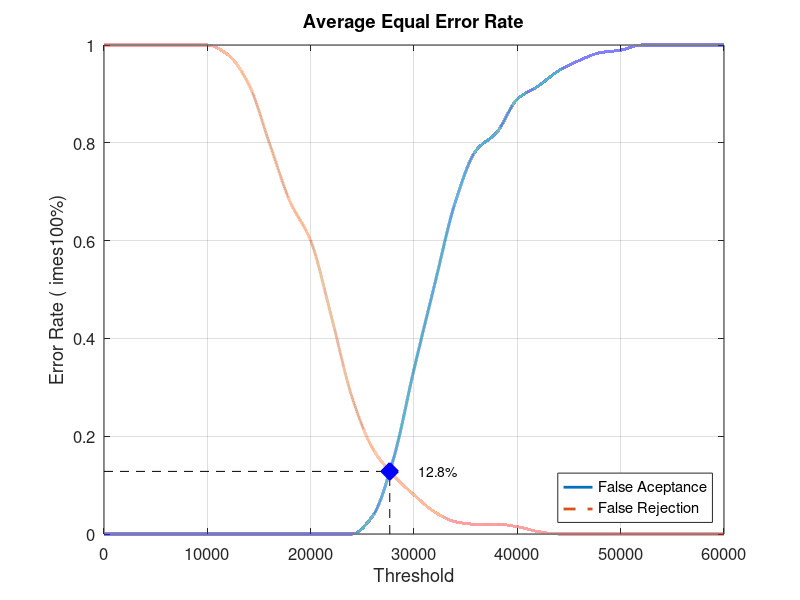
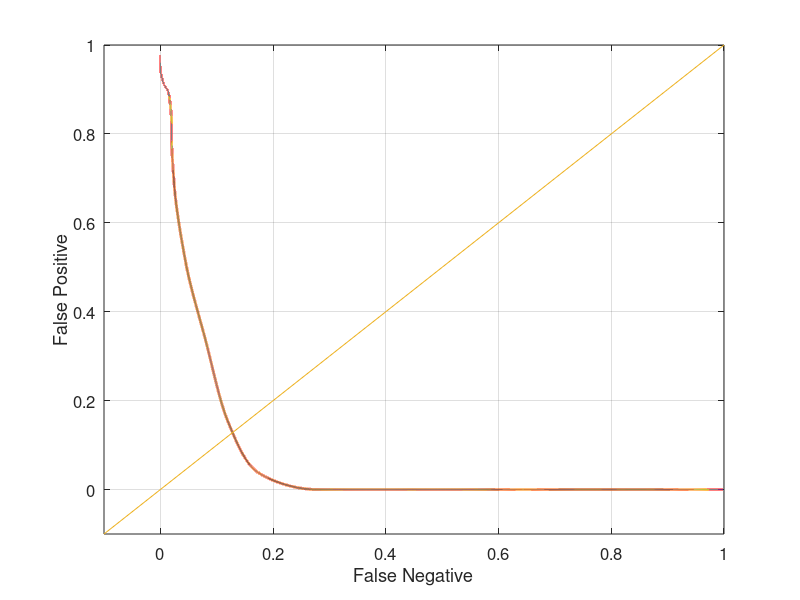

Write the MATLAB code that produced these figures, in order.
close all;
clear;
clc;
x = 0:2000:60000;
xq = 0:0.5:60000;

y0 = [0 0 0 0 0 0 0 0 0 0 0 0 0 0.0368421 0.152632 0.336842 0.510526 0.678947 0.784211 0.821053 0.889474 0.915789 0.947368 0.968421 0.984211 0.989474 1 1 1 1 1]
yy0 = interp1(x, y0, xq, 'pchip');
y1 = [1 1 1 1 1 1 0.98 0.92 0.8 0.68 0.6 0.445 0.28 0.175 0.12 0.08 0.045 0.025 0.02 0.02 0.015 0.005 0 0 0 0 0 0 0 0 0]
yy1 = interp1(x, y1, xq, 'pchip');

% Calculating EER: 
y2 = abs(y0 - y1);
find(y2 == min(y2))
yy2 = abs(yy0 - yy1);
xEER = find(yy2 == min(yy2));
xEERIndex = xq(xEER) % X-axis EER
yEER = yy0(xEER) % Y-axis EER

main = figure
plot(xq, yy0,'-','LineWidth', 2);	hold on
plot(xq, yy1,'--','LineWidth', 2);	hold on
plot([xEERIndex xEERIndex], [0 yEER], 'k--');	hold on
plot([0 xEERIndex], [yEER yEER], 'k--');	hold on
plot(xEERIndex, yEER, 'bx', 'LineWidth', 10);	hold on
text(xEERIndex + 10 * xEERIndex / 100, yEER, [num2str(round((10000 * yEER)) / 100) '%'])
legend('False Aceptance', 'False Rejection', 'Location', 'SouthEast')
xlabel('Threshold')
ylabel('Error Rate (	imes100%)')
title('Average Equal Error Rate')
set(gca, 'FontSize', 12)
axis([0 60000 0 1])
grid on

print(main, 'Database5_4Main', '-dpng');
FNRxFPR = figure('Color', [1 1 1]);
plot(yy1, yy0, '-', yy1, yy0, 'LineWidth', 2);
hold on
y = -0.1:0.1:1
plot(y, y); 
set(gca, 'FontSize', 12)
xlabel('False Negative')
ylabel('False Positive')
axis([-0.1 1 -0.1 1])
set(gca, 'FontSize', 12)
grid on

print(FNRxFPR, 'Database5_4FNRxFPR','-dpng');
